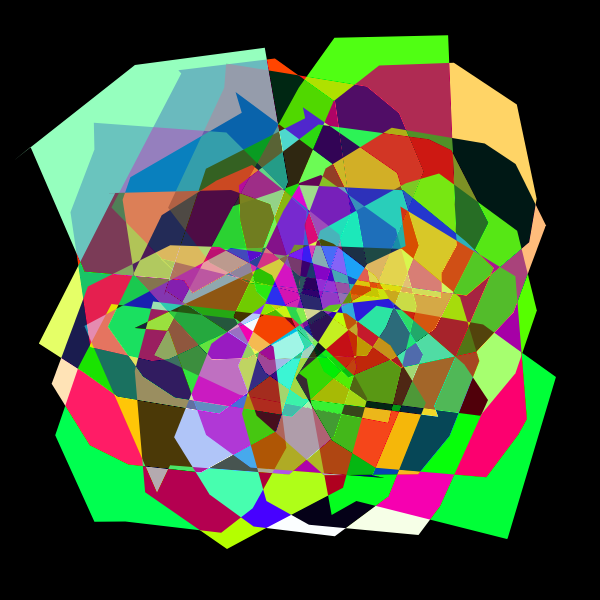
Frame 1 (no input)
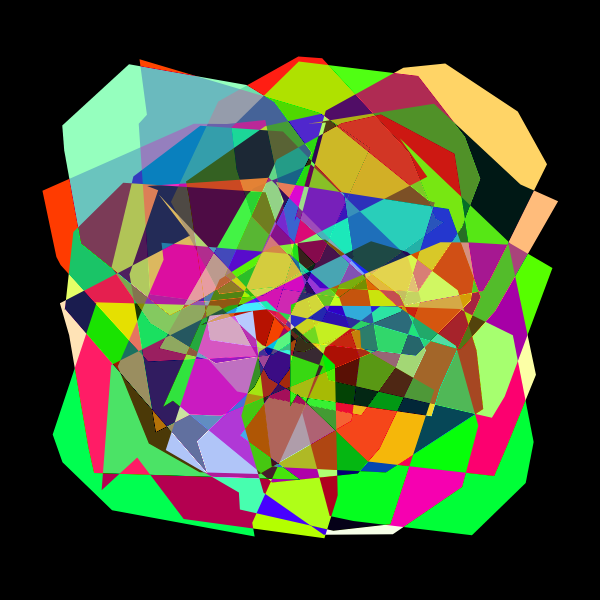
Frame 60 (no input)
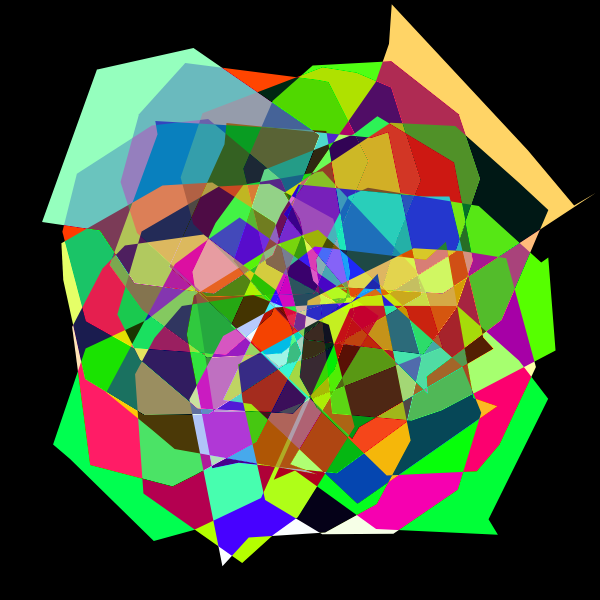
Frame 120 (the mouse pressed at the canvas centre since frame 60)

The p5.js sketch that drew these frames (run headless with seeded random() and noise() and a simulated clock; from frame 60 on, the mouse is pressed at the canvas centre):

// p5.js sketch
// ── sketch.js
/* Forked from  kusakari 
Fork and modifications by Nina Lutz
*/
let _minWidth;

function setup() {

  var canvas;
  if(windowWidth>=600 && windowHeight >=600){
    canvas = createCanvas(600, 600);
  }
  else{
    canvas = createCanvas(windowWidth, windowHeight - 100);
  }

  var x = (windowWidth - width) / 2;
  var y = (windowHeight - height) / 2;

  canvas.position(x, y);

  colorMode(HSB, 360, 100, 100, 255);
  setObject();
}

let _aryLine = [];
function setObject() {
  _minWidth = min(width, height) * 0.5;
  noStroke();
noFill()
  strokeJoin(MITER);
  let numLine = 5;
  for (let i = 0; i < numLine; i++) {
    for (let j = 0; j < numLine; j++) {
      let col = color(random(200), random(200), 100);
      let step = _minWidth / numLine;
      let x = -_minWidth / 2 + step / 2 + step * i;
      let y = -_minWidth / 2 + step / 2 + step * j;
      let centXy = createVector(x, y);
      let r = _minWidth / 2.5;
      _aryLine[i + j * numLine] = new BendLine(centXy, r, col);
    }
  }
}

class BendLine {
  constructor(centXy, r, col) {
    this.centXy = centXy;
    this.r = r;
    this.col = col;
    this.numPoints = 10;
    this.aryXy = [];
    for (let i = 0; i < this.numPoints; i++) {
      let ang = 2*PI / this.numPoints * i;
      this.aryXy[i] = p5.Vector.add(this.centXy, createVector(this.r * cos(ang), this.r * sin(ang)));
    }
    this.numBend = 3;
    this.aryRParameter = [];
    for (let i = 0; i < this.numBend; i++) {
      this.aryRParameter[i] = [this.r / 30 * 0.8**i, random(2*PI), 2*PI / random(100, 500)];//[max, init, speed]
    }
    this.aryinitAngParameter = [];
    for (let i = 0; i < this.numBend; i++) {
      this.aryinitAngParameter[i] = [2*PI, random(2*PI), 2*PI / random(200, 1000)];//[max, init, speed]
    }
    this.aryAngStep = [];
    for (let i = 0; i < this.numBend; i++) {
      this.aryAngStep[i] = 2*PI / this.numPoints * int(random(3, 8 + i));
    }
    this.numCycle = 12;
  }
  update() {
    this.updateR();
    this.updateInitAng();
    this.newAryXy = this.aryXy;
    for (let i = 0; i < this.numBend; i++) {
      this.newAryXy = bend(this.newAryXy, this.aryR[i], this.aryinitAng[i], this.aryAngStep[i], this.numCycle);
    }
  }
  updateR() {
    this.aryR = [];
    for (let i = 0; i < this.aryRParameter.length; i++) {
      this.aryR[i] = this.aryRParameter[i][0] * (sin(this.aryRParameter[i][1] + this.aryRParameter[i][2] * frameCount));
    }
  }
  updateInitAng() {
    this.aryinitAng = [];
    for (let i = 0; i < this.aryinitAngParameter.length; i++) {
      // this.aryinitAng[i] += -0.05*0;
      this.aryinitAng[i] = this.aryinitAngParameter[i][1] + this.aryinitAngParameter[i][0] * (sin(this.aryinitAngParameter[i][2] * frameCount));
    }
  }
  draw() {
    beginShape();
    for (let i = 0; i < this.newAryXy.length; i++) {
      vertex(this.newAryXy[i].x, this.newAryXy[i].y);
    }
    endShape(CLOSE);
  }
}

function bend(aryXy, r, initAng, angStep, numCycle) {
  let aryXy2 = aryXy;
  for (let j = 0; j < numCycle; j++) {
    let aryXyNew = [];
    for (let i = 0; i < aryXy2.length; i++) {
      let xy_1_2 = p5.Vector.sub(aryXy2[(i+1)%aryXy2.length], aryXy2[i]);
      let ang = initAng + angStep * i;
      xy_1_2.rotate(-PI).setMag(r * sin(ang));
      let xy = p5.Vector.add(aryXy2[i], xy_1_2);
      aryXyNew.push(xy);
    }
    aryXy2 = aryXyNew;
  }

  return aryXy2;
}

function draw() {
  blendMode(DIFFERENCE);
  clear();
  background(0);
  translate(width/2, height/2);
  for (let i = 0; i < _aryLine.length; i++) {
    _aryLine[i].update();
    fill(_aryLine[i].col);
    _aryLine[i].draw();
  }
}
